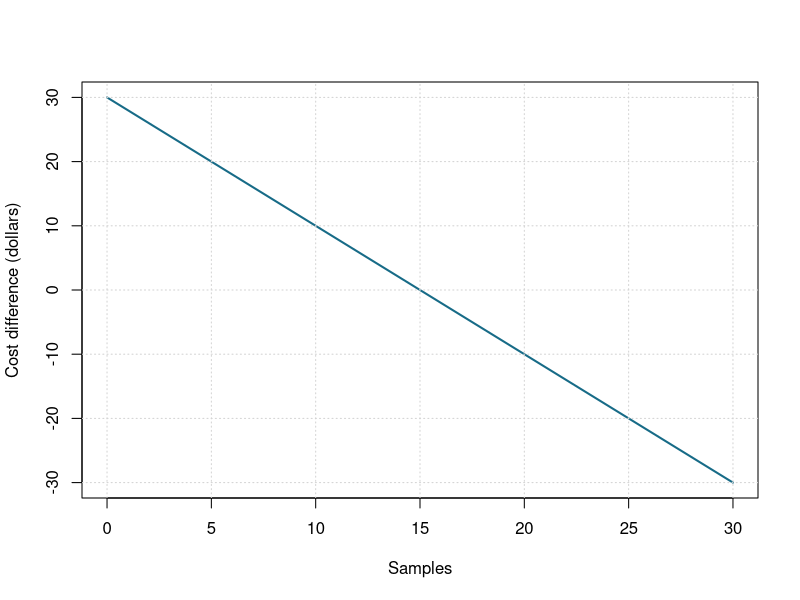

Write R code to recreate this figure.
# Applied investigation: Comparing calibration services
# 1. Define the input domain and model
x <- seq(0, 30, length.out = 301)
y <- 30-2*x

# 2. Inspect numerical predictions
idx <- unique(round(seq(1, length(x), length.out = 5)))
print(data.frame(input = x[idx], output = y[idx]))

# 3. Visualize the model with labeled axes
plot(x, y, type = "l", lwd = 2, col = "#176B87",
     xlab = "Samples", ylab = "Cost difference (dollars)")
grid()

# 4. Check the sampled output range
print(range(y))
